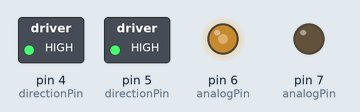
A sketch run on a simulated Arduino Uno, built with avr-gcc and run on an emulated ATmega328P. Parts: switched loads named in the sketch (green lamp = pin HIGH), output pins drawn as LEDs (lit = HIGH).

Above: at 0.1 s.
At 1.1 s:
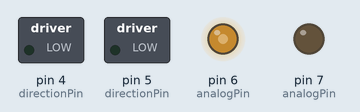
At 2.1 s:
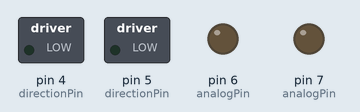
Timing chart, 0 to 3.6 s (numbered marks = the images above):
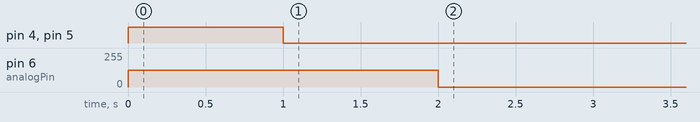

The sketch:

motorte.ino
```cpp
void setup()
{
	pinMode(5, OUTPUT);
	pinMode(6, OUTPUT);

	pinMode(4, OUTPUT);
	pinMode(7, OUTPUT);

	// digitalWrite(5, 1); // direction
	// analogWrite(6, 255); //value = 0-255

	// digitalWrite(4, 1); // direction
	// analogWrite(7, 255); //value = 0-255

	// delay(1000);
	// analogWrite(6, 0);
	// analogWrite(7, 0);

	motor(1, 50);
	motor(2, 50);
	delay(1000);
	motor(1, -50);
	motor(2, -50);
	delay(1000);
	motor(1, 0);
	motor(2, 0);
}

void loop()
{

}

void motor(int ch, int pow)
{
	int direction;
	int power;
	int directionPin;
	int analogPin;

	pow = (pow*255)/100;

	if(pow > 0) {
		direction = 1;
		power = pow;
	} else {
		direction = 0;
		power = pow * -1;
	}

	switch (ch) {
	    case 1:
	      directionPin = 5;
	      analogPin = 6;
	      break;
	    case 2:
	      directionPin = 4;
	      analogPin = 7;
	      break;
	}

	digitalWrite(directionPin, direction); // direction
    analogWrite(analogPin, power); //value = 0-255
}
```
